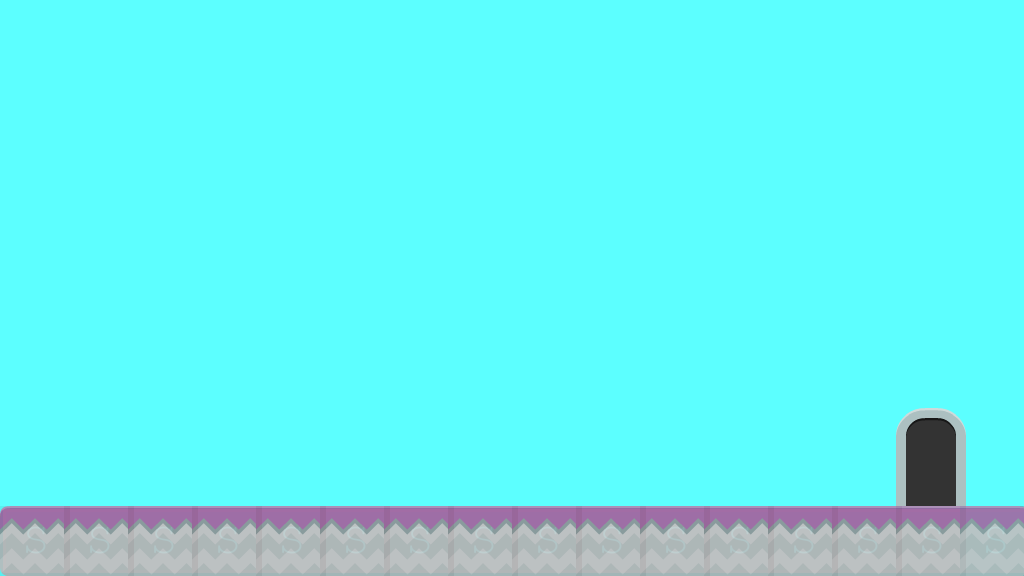

This game map was drawn from its Tiled (.tmx) file and the tilesets committed beside it. A one-line description and the trimmed map source follow:
An orthogonal 16x9 tile map with 64x64 px tiles, 2 tile layers (background, collision), 3 tilesets and 4 objects (2x BadGuy, BadGuy ).

<map version="1.0" orientation="orthogonal" renderorder="right-down" width="16" height="9" tilewidth="64" tileheight="64" backgroundcolor="#5cffff">
 <tileset firstgid="1" name="background-tiles" tilewidth="70" tileheight="70">
  <image source="../img/background-tiles.png" width="910" height="910" />
 </tileset>
 <tileset firstgid="170" name="meta-tiles" tilewidth="70" tileheight="70">
  <image source="../img/meta-tiles.png" width="350" height="70" />
 </tileset>
 <tileset firstgid="175" name="background-tiles" tilewidth="70" tileheight="70">
  <image source="../img/background-tiles.png" width="910" height="910" />
 </tileset>
 <layer name="background" width="16" height="9">
  <data>[144 cells, 18 non-empty, 5 distinct tile ids]</data>
 </layer>
 <layer name="collision" width="16" height="9" opacity="0.06">
  <data>[144 cells, 16 non-empty, 1 distinct tile ids]</data>
 </layer>
 <objectgroup name="Enemy Entities">
  <object name="BadGuy" x="194.667" y="448" width="190" height="62" />
  <object name="BadGuy" x="704" y="450" width="128" height="60" />
  <object name="BadGuy " x="514.667" y="448.667" width="126" height="58" />
 </objectgroup>
 <objectgroup name="trigger entities">
  <properties>
   <property name="type" value="solid" />
  </properties>
  <object x="894" y="384" width="70" height="122" />
 </objectgroup>
</map>
